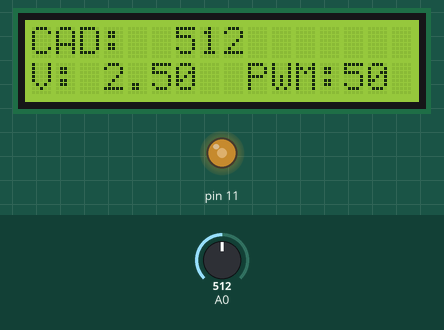
Recording of a sketch running on a simulated Arduino Uno, built with avr-gcc and run on an emulated ATmega328P. On the bench: 16×2 character LCD, output pins drawn as LEDs (lit = HIGH). The inputs (shaded band) are chosen by the test bench; at power-on: A0 = 512.

Above: at 1.2 s.
1.3 s: A0 set to 716
At 1.74 s:
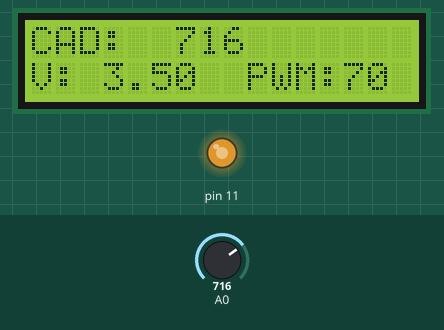
3.4 s: A0 set to 900
At 3.58 s:
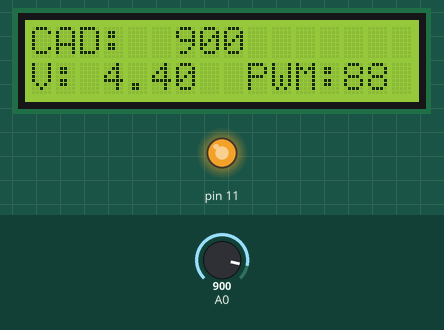
5.5 s: A0 set to 122
At 5.72 s:
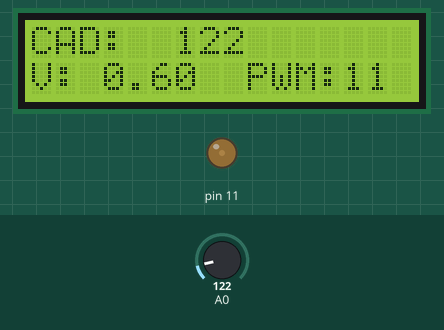
7.6 s: A0 set to 0
At 7.87 s:
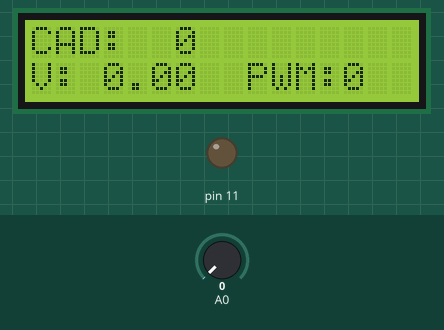
Timing chart, 0 to 10.6 s (numbered marks = the images above; inputs shaded):
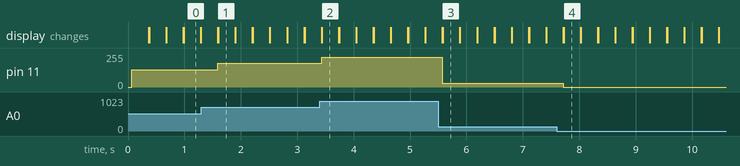

The sketch:

FarinangoRafael_SIMULACION4.1_SE.ino
```cpp
/*
 *CAPITULO IV: PERIFERICOS ESPECIALES
 *CODIGO 14: CONVERSORES ANALOGO DIGITALES Y PWM
 *OBJETIVO: REALIZAR LECTURAS DEL CONVERSOR A-D PARA DETERMIAR LA VELOCIDAD DE UN MOTOR EN DC
 *NOMBRE: RAFAEL FARINANGO
 *FUNCIONES:  analogRead(conversor) A0 - A5
 *            analogWrite(pin,dutty) pin: pines con ~ , dutty: 0 - 255
 */

#include <LiquidCrystal.h>

LiquidCrystal lcd(13,12,5,4,3,2);
int conversor;
float voltaje;
int dutty;

void setup() {
  lcd.begin(16,2);
}

void loop() {
  conversor=analogRead(A0);
  voltaje=(conversor*5.0)/1023;
  dutty=conversor/4;
  analogWrite(11,dutty);
  lcd.setCursor(0,0);
  lcd.print("CAD:");
  lcd.setCursor(6,0);
  lcd.print(conversor);
  lcd.setCursor(0,1);
  lcd.print("V:");
  lcd.setCursor(3,1);
  lcd.print(voltaje);
  lcd.setCursor(9,1);
  lcd.print("PWM:");
  lcd.setCursor(13,1);
  lcd.print((dutty*100)/255);
  delay(300);
  lcd.clear();
}
```

Measured:
- after the input at 1.3 s, pin 11: 128/255 → 179/255 after 0.29 s; the display: first differs from a run without the input after 0.30 s (image 1)
- after the input at 3.4 s, pin 11: 179/255 → 225/255 at once; the display: first differs from a run without the input at once (image 2)
- after the input at 5.5 s, pin 11: 225/255 → 30/255 after 0.07 s; the display: first differs from a run without the input after 0.08 s (image 3)
- after the input at 7.6 s, pin 11: 30/255 → 0/255 after 0.12 s; the display: first differs from a run without the input after 0.12 s (image 4)
